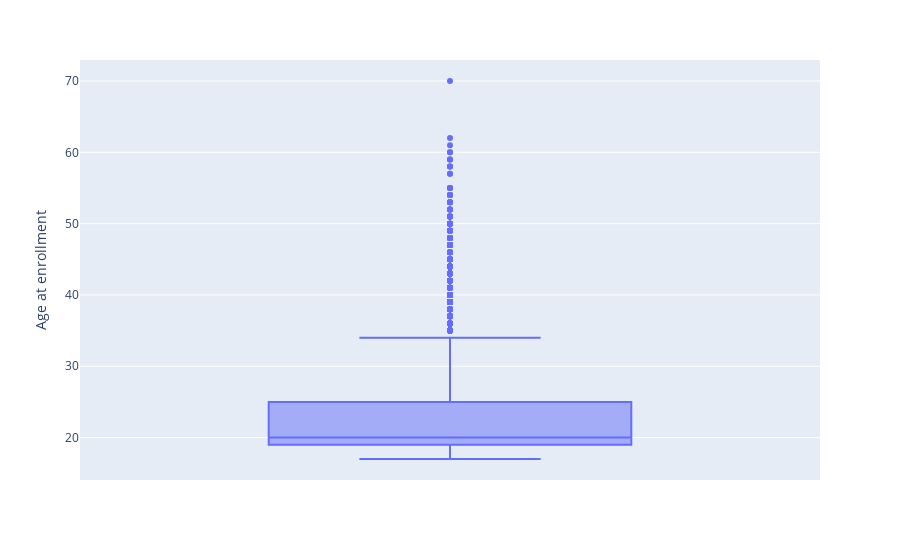

Notebook source saved alongside this figure:
### Code cell
fig = px.box(student, y='Age at enrollment')
fig.show()

### Figure 1 — Plotly figure (JSON) as saved in the notebook; plotly's stock layout.template omitted (floating-point values rounded to 4 significant figures; data arrays with more than 128 entries replaced by an {"elided": "..."} marker saying what was removed)
{"data": [{"alignmentgroup": "True", "hovertemplate": "Age at enrollment=%{y}<extra></extra>", "legendgroup": "", "marker": {"color": "#636efa"}, "name": "", "notched": false, "offsetgroup": "", "orientation": "v", "showlegend": false, "type": "box", "x0": " ", "xaxis": "x", "y": {"elided": "4424 int values"}, "y0": " ", "yaxis": "y"}], "layout": {"boxmode": "group", "legend": {"tracegroupgap": 0}, "margin": {"t": 60}, "xaxis": {"anchor": "y", "domain": [0, 1]}, "yaxis": {"anchor": "x", "domain": [0, 1], "title": {"text": "Age at enrollment"}}}}
